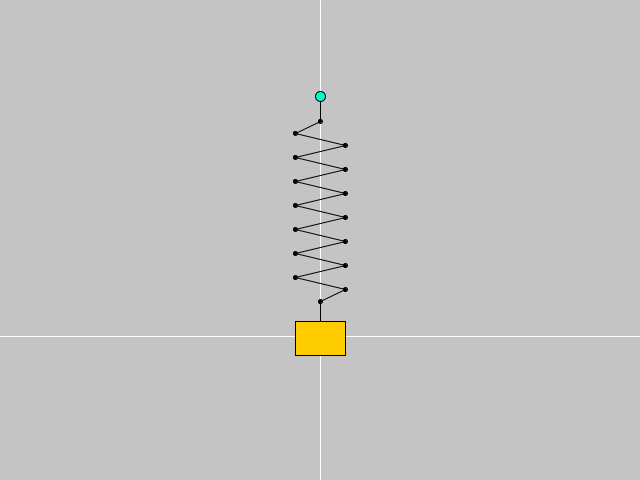
Frame 1 (no input)
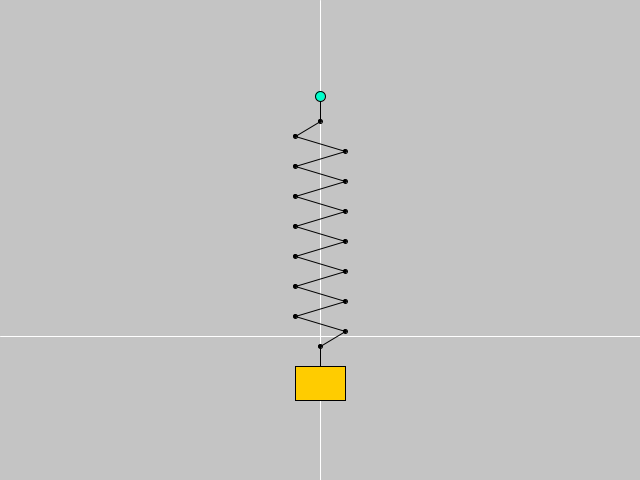
Frame 60 (the mouse pressed at the canvas centre just before this capture)
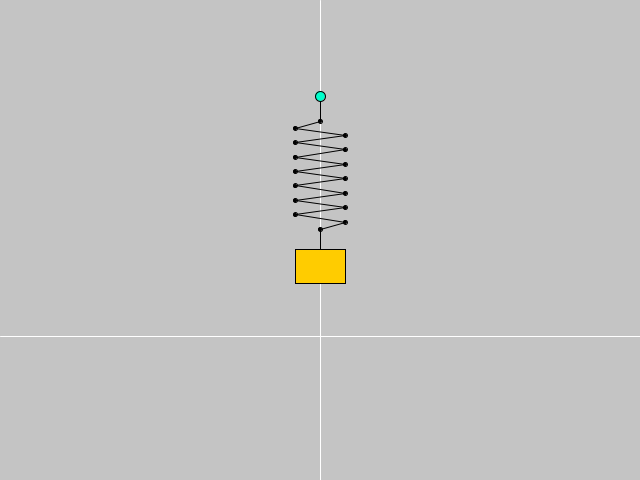
Frame 120 (the mouse held since frame 60 and released just before this capture)

The Processing sketch that drew these frames (run headless with seeded random() and noise(); from frame 60 on, the mouse is pressed at the canvas centre):

// Processing sketch: SHM_SpringAction
// ── SHM_SpringAction.pde
/*
* Simple harmonic motion
* Author: Vivek Srivastav
*/

float theta;
float offset = 25;
float stemLength = 20;
int rectHeight = 34;
int anchorRadius = 5;
int nodeSize = 4;
int numNodes = 14;

void setup(){
  size(640,480);
  rectMode(CENTER);
  theta = 0;
}

void draw(){
  background(196);
  theta += 0.04;
  float posY = 70 * sin(theta);  
  drawAxes();
  drawSpring(posY);
  drawWeight(posY);
}

void drawAxes(){
  // x-axes
  stroke(255);
  line(0,height/10*7,width,height/10*7);
  // y-axes
  line(width/2,0,width/2,height);
}

void drawSpring(float posY){
  fill(0);
  stroke(0);
  
  // location of anchor
  float x = width/2;
  float y = height/10*2;

  //stem to anchor
  line(x,y+anchorRadius,x,y+stemLength+anchorRadius);
  //stem to weight
  line(width/2,height/10*7+posY-stemLength-rectHeight/2,
    width/2,height/10*7+posY-rectHeight/2);
  fill(0);
  ellipse(x,y+stemLength+anchorRadius,nodeSize,nodeSize);
  ellipse(width/2,height/10*7+posY-stemLength-rectHeight/2,nodeSize,nodeSize);
  
  float x1 = x;
  float y1 = y+stemLength+anchorRadius;
  float len = dist(x,y+stemLength+anchorRadius,width/2,height/10*7+posY-stemLength-rectHeight/2);
  float d = len/(numNodes+1);
  float lx = x;
  float ly = y1;
  for(int i=0;i<numNodes;i++){
    float nx = x1 + pow(-1,i+1)*offset;
    y1 += d;
    ellipse(nx,y1,nodeSize,nodeSize);  
    line(lx,ly,nx,y1);
    lx = nx;
    ly = y1;
  }
  line(lx,ly,width/2,height/10*7+posY-stemLength-rectHeight/2);
  // anchor
  fill(color(0,255,204));
  ellipse(x,y,anchorRadius*2,anchorRadius*2);
}

void drawWeight(float posY){
  fill(color(255,204,0));
  rect(width/2,height/10*7+posY,50,rectHeight);
}
